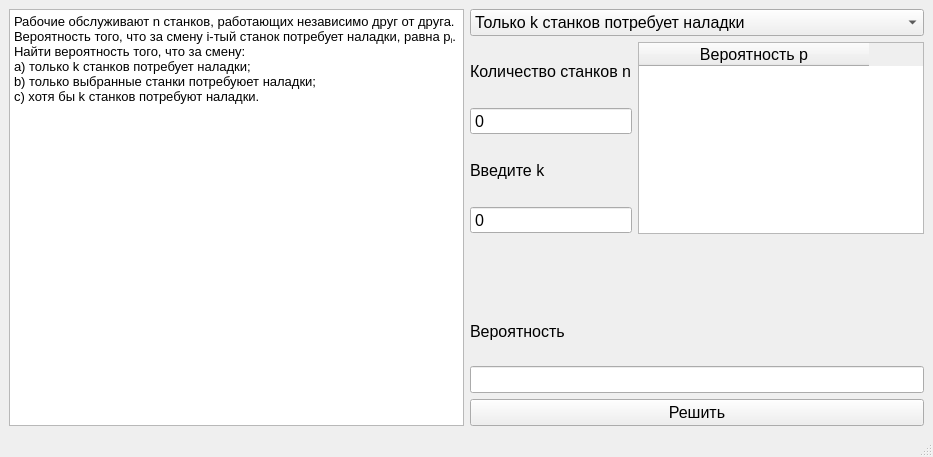
<?xml version="1.0" encoding="UTF-8"?>
<ui version="4.0">
 <class>MainWindow</class>
 <widget class="QMainWindow" name="MainWindow">
  <property name="geometry">
   <rect>
    <x>0</x>
    <y>0</y>
    <width>933</width>
    <height>457</height>
   </rect>
  </property>
  <property name="windowTitle">
   <string>MainWindow</string>
  </property>
  <widget class="QWidget" name="centralwidget">
   <layout class="QHBoxLayout" name="horizontalLayout_2">
    <item>
     <layout class="QHBoxLayout" name="horizontalLayout">
      <item>
       <widget class="QTextEdit" name="textEdit">
        <property name="font">
         <font>
          <pointsize>10</pointsize>
         </font>
        </property>
        <property name="html">
         <string>&lt;!DOCTYPE HTML PUBLIC &quot;-//W3C//DTD HTML 4.0//EN&quot; &quot;http://www.w3.org/TR/REC-html40/strict.dtd&quot;&gt;
&lt;html&gt;&lt;head&gt;&lt;meta name=&quot;qrichtext&quot; content=&quot;1&quot; /&gt;&lt;style type=&quot;text/css&quot;&gt;
p, li { white-space: pre-wrap; }
&lt;/style&gt;&lt;/head&gt;&lt;body style=&quot; font-family:'MS Shell Dlg 2'; font-size:10pt; font-weight:400; font-style:normal;&quot;&gt;
&lt;p style=&quot; margin-top:0px; margin-bottom:0px; margin-left:0px; margin-right:0px; -qt-block-indent:0; text-indent:0px;&quot;&gt;Рабочие обслуживают n станков, работающих независимо друг от друга. Вероятность того, что за смену i-тый станок потребует наладки, равна p&lt;span style=&quot; vertical-align:sub;&quot;&gt;i&lt;/span&gt;. Найти вероятность того, что за смену:&lt;/p&gt;
&lt;p style=&quot; margin-top:0px; margin-bottom:0px; margin-left:0px; margin-right:0px; -qt-block-indent:0; text-indent:0px;&quot;&gt;a) только k станков потребует наладки;&lt;/p&gt;
&lt;p style=&quot; margin-top:0px; margin-bottom:0px; margin-left:0px; margin-right:0px; -qt-block-indent:0; text-indent:0px;&quot;&gt;b) только выбранные станки потребуюет наладки;&lt;/p&gt;
&lt;p style=&quot; margin-top:0px; margin-bottom:0px; margin-left:0px; margin-right:0px; -qt-block-indent:0; text-indent:0px;&quot;&gt;c) хотя бы k станков потребуют наладки.&lt;/p&gt;&lt;/body&gt;&lt;/html&gt;</string>
        </property>
       </widget>
      </item>
      <item>
       <layout class="QVBoxLayout" name="verticalLayout">
        <item>
         <widget class="QComboBox" name="solveType">
          <property name="sizePolicy">
           <sizepolicy hsizetype="Expanding" vsizetype="Fixed">
            <horstretch>0</horstretch>
            <verstretch>0</verstretch>
           </sizepolicy>
          </property>
          <property name="font">
           <font>
            <pointsize>12</pointsize>
           </font>
          </property>
          <property name="sizeAdjustPolicy">
           <enum>QComboBox::AdjustToMinimumContentsLengthWithIcon</enum>
          </property>
          <item>
           <property name="text">
            <string>Только k станков потребует наладки</string>
           </property>
          </item>
          <item>
           <property name="text">
            <string>Хотя бы k станков потребют наладки</string>
           </property>
          </item>
          <item>
           <property name="text">
            <string>Только заданные станки потребуют наладки</string>
           </property>
          </item>
         </widget>
        </item>
        <item>
         <layout class="QGridLayout" name="gridLayout">
          <item row="1" column="0">
           <widget class="QSpinBox" name="amountSpinBox">
            <property name="font">
             <font>
              <pointsize>12</pointsize>
             </font>
            </property>
            <property name="buttonSymbols">
             <enum>QAbstractSpinBox::NoButtons</enum>
            </property>
           </widget>
          </item>
          <item row="0" column="1" rowspan="4">
           <widget class="QTableWidget" name="tableWidget">
            <property name="font">
             <font>
              <pointsize>12</pointsize>
             </font>
            </property>
            <property name="layoutDirection">
             <enum>Qt::LeftToRight</enum>
            </property>
            <property name="selectionMode">
             <enum>QAbstractItemView::SingleSelection</enum>
            </property>
            <property name="selectionBehavior">
             <enum>QAbstractItemView::SelectItems</enum>
            </property>
            <attribute name="horizontalHeaderMinimumSectionSize">
             <number>230</number>
            </attribute>
            <attribute name="horizontalHeaderDefaultSectionSize">
             <number>230</number>
            </attribute>
            <column>
             <property name="text">
              <string>Вероятность p</string>
             </property>
             <property name="textAlignment">
              <set>AlignCenter</set>
             </property>
            </column>
           </widget>
          </item>
          <item row="2" column="0">
           <widget class="QLabel" name="k_label">
            <property name="font">
             <font>
              <pointsize>12</pointsize>
             </font>
            </property>
            <property name="text">
             <string>Введите k</string>
            </property>
           </widget>
          </item>
          <item row="3" column="0">
           <widget class="QSpinBox" name="numbersSpinBox">
            <property name="font">
             <font>
              <pointsize>12</pointsize>
             </font>
            </property>
            <property name="buttonSymbols">
             <enum>QAbstractSpinBox::NoButtons</enum>
            </property>
           </widget>
          </item>
          <item row="0" column="0">
           <widget class="QLabel" name="amountLabel">
            <property name="font">
             <font>
              <pointsize>12</pointsize>
             </font>
            </property>
            <property name="text">
             <string>Количество станков n</string>
            </property>
           </widget>
          </item>
         </layout>
        </item>
        <item>
         <widget class="QLabel" name="advice_label">
          <property name="enabled">
           <bool>true</bool>
          </property>
          <property name="font">
           <font>
            <pointsize>12</pointsize>
           </font>
          </property>
          <property name="text">
           <string/>
          </property>
          <property name="alignment">
           <set>Qt::AlignCenter</set>
          </property>
         </widget>
        </item>
        <item>
         <widget class="QLabel" name="result_label">
          <property name="font">
           <font>
            <pointsize>12</pointsize>
           </font>
          </property>
          <property name="text">
           <string>Вероятность</string>
          </property>
         </widget>
        </item>
        <item>
         <widget class="QLineEdit" name="resultLineEdit">
          <property name="font">
           <font>
            <pointsize>12</pointsize>
           </font>
          </property>
         </widget>
        </item>
        <item>
         <widget class="QPushButton" name="solveButton">
          <property name="font">
           <font>
            <pointsize>12</pointsize>
           </font>
          </property>
          <property name="text">
           <string>Решить</string>
          </property>
         </widget>
        </item>
       </layout>
      </item>
     </layout>
    </item>
   </layout>
  </widget>
  <widget class="QMenuBar" name="menubar">
   <property name="geometry">
    <rect>
     <x>0</x>
     <y>0</y>
     <width>933</width>
     <height>26</height>
    </rect>
   </property>
  </widget>
  <widget class="QStatusBar" name="statusbar"/>
 </widget>
 <resources/>
 <connections/>
</ui>
